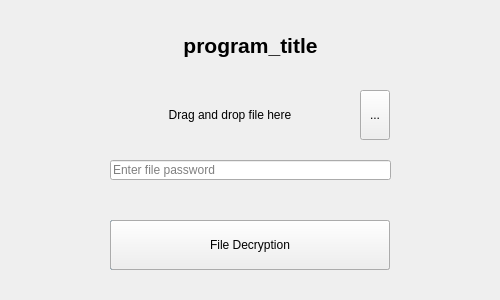
<?xml version="1.0" encoding="UTF-8"?>
<ui version="4.0">
 <class>FileDecWindow</class>
 <widget class="QMainWindow" name="FileDecWindow">
  <property name="geometry">
   <rect>
    <x>0</x>
    <y>0</y>
    <width>500</width>
    <height>300</height>
   </rect>
  </property>
  <property name="sizePolicy">
   <sizepolicy hsizetype="Fixed" vsizetype="Fixed">
    <horstretch>0</horstretch>
    <verstretch>0</verstretch>
   </sizepolicy>
  </property>
  <property name="windowTitle">
   <string>program_title</string>
  </property>
  <widget class="QWidget" name="centralwidget">
   <widget class="QLineEdit" name="pw_entry">
    <property name="geometry">
     <rect>
      <x>110</x>
      <y>160</y>
      <width>281</width>
      <height>20</height>
     </rect>
    </property>
    <property name="text">
     <string notr="true"/>
    </property>
    <property name="maxLength">
     <number>32767</number>
    </property>
    <property name="frame">
     <bool>true</bool>
    </property>
    <property name="echoMode">
     <enum>QLineEdit::Normal</enum>
    </property>
    <property name="dragEnabled">
     <bool>true</bool>
    </property>
    <property name="placeholderText">
     <string>Enter file password</string>
    </property>
    <property name="cursorMoveStyle">
     <enum>Qt::LogicalMoveStyle</enum>
    </property>
    <property name="clearButtonEnabled">
     <bool>true</bool>
    </property>
   </widget>
   <widget class="QLabel" name="title_label">
    <property name="geometry">
     <rect>
      <x>10</x>
      <y>20</y>
      <width>481</width>
      <height>51</height>
     </rect>
    </property>
    <property name="font">
     <font>
      <pointsize>16</pointsize>
      <weight>75</weight>
      <bold>true</bold>
      <kerning>true</kerning>
     </font>
    </property>
    <property name="cursor">
     <cursorShape>ArrowCursor</cursorShape>
    </property>
    <property name="mouseTracking">
     <bool>false</bool>
    </property>
    <property name="text">
     <string>program_title</string>
    </property>
    <property name="textFormat">
     <enum>Qt::AutoText</enum>
    </property>
    <property name="alignment">
     <set>Qt::AlignCenter</set>
    </property>
    <property name="margin">
     <number>10</number>
    </property>
   </widget>
   <widget class="QLabel" name="file_path_label">
    <property name="geometry">
     <rect>
      <x>110</x>
      <y>90</y>
      <width>240</width>
      <height>50</height>
     </rect>
    </property>
    <property name="sizePolicy">
     <sizepolicy hsizetype="Fixed" vsizetype="Fixed">
      <horstretch>0</horstretch>
      <verstretch>0</verstretch>
     </sizepolicy>
    </property>
    <property name="cursor">
     <cursorShape>ArrowCursor</cursorShape>
    </property>
    <property name="acceptDrops">
     <bool>false</bool>
    </property>
    <property name="text">
     <string>Drag and drop file here</string>
    </property>
    <property name="alignment">
     <set>Qt::AlignCenter</set>
    </property>
   </widget>
   <widget class="QToolButton" name="file_select_btn">
    <property name="geometry">
     <rect>
      <x>360</x>
      <y>90</y>
      <width>30</width>
      <height>50</height>
     </rect>
    </property>
    <property name="cursor">
     <cursorShape>PointingHandCursor</cursorShape>
    </property>
    <property name="text">
     <string>...</string>
    </property>
    <property name="popupMode">
     <enum>QToolButton::DelayedPopup</enum>
    </property>
   </widget>
   <widget class="QProgressBar" name="enc_progress_bar">
    <property name="enabled">
     <bool>true</bool>
    </property>
    <property name="geometry">
     <rect>
      <x>110</x>
      <y>220</y>
      <width>280</width>
      <height>50</height>
     </rect>
    </property>
    <property name="sizePolicy">
     <sizepolicy hsizetype="Fixed" vsizetype="Fixed">
      <horstretch>0</horstretch>
      <verstretch>0</verstretch>
     </sizepolicy>
    </property>
    <property name="autoFillBackground">
     <bool>false</bool>
    </property>
    <property name="value">
     <number>24</number>
    </property>
    <property name="textVisible">
     <bool>false</bool>
    </property>
    <property name="orientation">
     <enum>Qt::Horizontal</enum>
    </property>
    <property name="invertedAppearance">
     <bool>false</bool>
    </property>
    <property name="textDirection">
     <enum>QProgressBar::TopToBottom</enum>
    </property>
   </widget>
   <widget class="QPushButton" name="file_enc_btn">
    <property name="geometry">
     <rect>
      <x>110</x>
      <y>220</y>
      <width>280</width>
      <height>50</height>
     </rect>
    </property>
    <property name="cursor">
     <cursorShape>PointingHandCursor</cursorShape>
    </property>
    <property name="text">
     <string>File Decryption</string>
    </property>
   </widget>
  </widget>
 </widget>
 <resources/>
 <connections/>
</ui>
